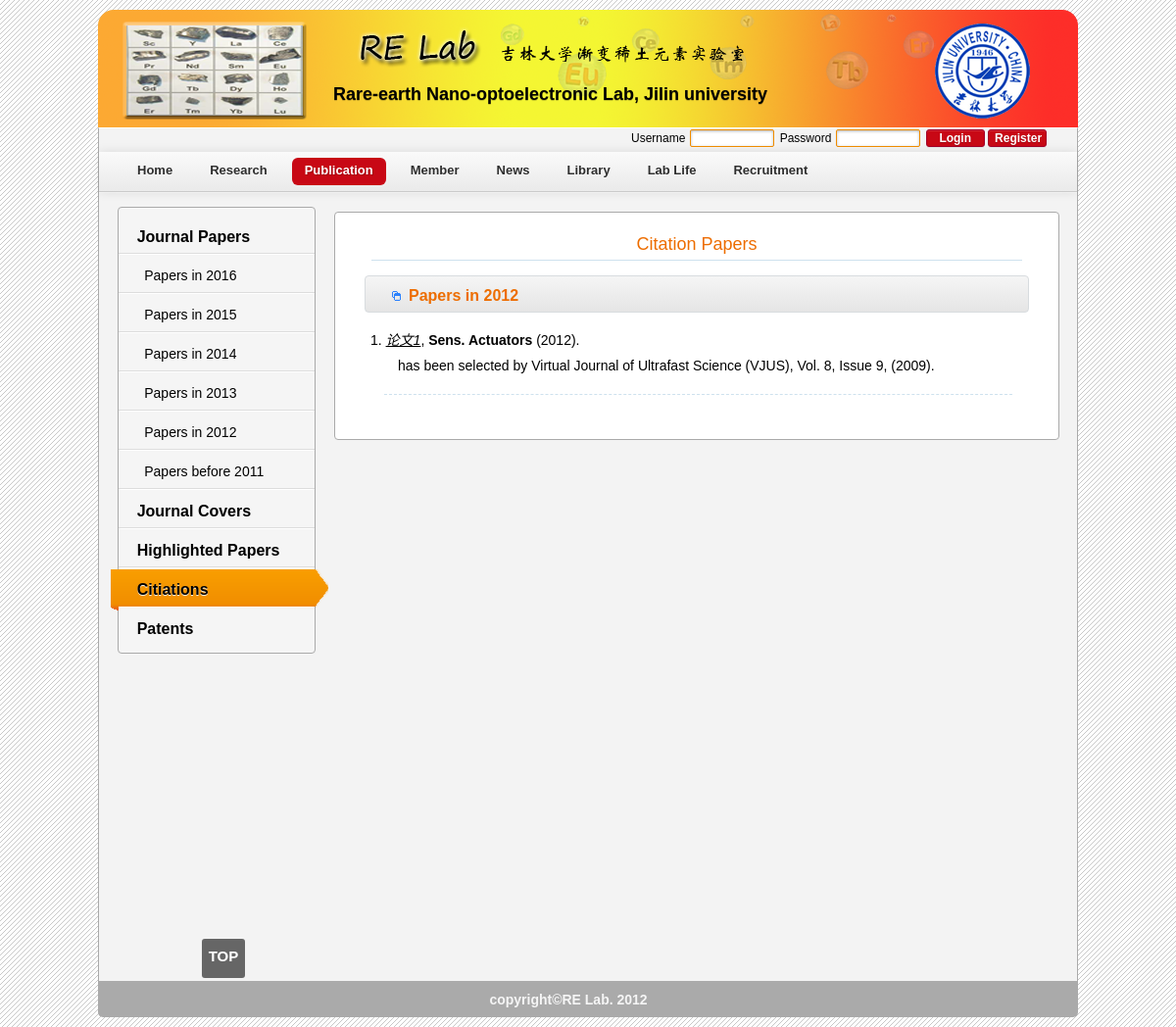
Page /citationPapers.php on the committed database.
### tables this page shows
CREATE TABLE `paper` (
  `p_id` int(11) NOT NULL auto_increment,
  `p_name` varchar(100) NOT NULL default '',
  `p_abstract` text,
  `p_journal` varchar(100) NOT NULL default '',
  `p_journal_no` varchar(100) default NULL,
  `p_date` date NOT NULL default '0000-00-00',
  `p_sci_link` varchar(200) default NULL,
  `p_link` varchar(200) default NULL,
  `p_coverpath` varchar(100) default NULL,
  `p_highlighted` text,
  `p_citation` text,
  `p_iscover` char(1) default '0',
  `p_type` varchar(50) default NULL,
  `p_members` varchar(500) default NULL,
  PRIMARY KEY  (`p_id`)
);

### config/publications.php (called while the page is built, shortened)
<?php
	$per_citation = 20;
?>

### citationPapers.php (the view, shortened to what this page needs)
<!DOCTYPE html PUBLIC "-//W3C//DTD XHTML 1.0 Transitional//EN" "http://www.w3.org/TR/xhtml1/DTD/xhtml1-transitional.dtd">
<html xmlns="http://www.w3.org/1999/xhtml">
<head>
<?php include("./include/media/css.php");?>
<link rel="stylesheet" type="text/css" href="./media/css/publications.css" />
</head>
<body>
<?php require("./config/publications.php");?>
<div id="wrapper">
<?php include("./include/header.php");?>
<div id="content">
	<?php include("./include/login.php");?>
    <?php include("./include/nav.php");?>
    <div id="sidebar">
	    <?php include("./include/sidebar_publications.php");?>
	</div>
	<div id="main">
	    <div id="area">
		    <h3>Citation Papers</h3>
			<?php
				$nextyear=$currentyear + 1;
				$sqlC = "select count(p_id) as count from paper where p_citation is not null ";
				$sql1 = "select * from paper where p_citation is not null order by p_date desc limit 0, $per_citation";
			?>
			<?php
				$result1 = mysql_query($sql1);
				$resultC = mysql_query($sqlC);
				$rowC = mysql_fetch_array($resultC);
				$paperCount = $rowC["count"];
				$num = $paperCount;
				$index = 0;
				$currentDisplayYear = $nextyear;
				while ($row1 = mysql_fetch_array($result1)) {
    				if (substr($row1['p_date'],0,4) < $currentDisplayYear) {
						$currentDisplayYear = substr($row1['p_date'],0,4);
						echo "<h4><em></em>Papers in $currentDisplayYear</h4>";
					}
			?>
			<div class="item">
			    <?php
				    ++$index;
				    echo $num--. ". ";
   					$paperid=$row1['p_id'];
				?>
				    <a class="paper_name" href="paper_detail.php?pid=<?php echo $paperid ?>"><?php echo $row1['p_name'];?></a>,
					<span class="bold"><?php echo $row1['p_journal']; ?></span>
                <?php
				    echo '('.substr($row1['p_date'],0,4).').' ;
				?>
				<div class="rich_text"><?php echo $row1[p_citation]?></div>
			</div>
			<?php
			    }
				$sql = "select count(p_id) as count from paper where p_citation is not null ";
			    $result = mysql_query($sql);
			    if ($row = mysql_fetch_array($result)) {
    			    if ($row["count"] > $per_citation) {
			?>
		        <div id="more" class="more"><a href="javascript:more_citation(<?php echo $index.",".$currentDisplayYear;?>)">more<em></em></a></div>
		    <?php
		            } else {
		    ?>
		    <br/>
            <?php
				    }
			    }
		    ?>
		</div>
	</div>
</div>
<?php include("./include/footer.php");?>
</div>
</body>
</html>

### media/css/common/layout.css (style rules this page uses)
#wrapper { width: 1000px; margin: auto; position:relative; _margin-left: 100px; }
#content { position: relative; min-height: 870px; border-radius: 0 0 0px 0px; zoom: 0; }
#sidebar { _height: 860px; width: 210px; padding: 0 10px 10px 15px; *padding-top: 10px; margin: 15px 0 0 0; z-index:12; }
#main { position: absolute; top: 70px; *top: 66px; min-height: 840px; width: 770px; left: 225px; z-index:1; }
#main #area { margin: 15px 15px 0px; padding: 0px 0 0px; border-radius: 4px; }

### media/css/common/color.css (style rules this page uses)
#content { border:1px #aaa solid; border-top:1px #fff solid; background: #F3F3F3; }
#sidebar { background: #F3F3F3; }
#sidebar .sidebar_nav ul li,#sidebar .sidebar_nav_1 ul li, { border-top: 1px solid #fff; border-bottom: 1px solid #fff; }
#main #area { border: 1px solid #aaa; background: #fff; }

### media/css/common/component.css (style rules this page uses)
#area .item { margin: 4px auto 20px; width: 90%; }
.item { margin: 10px 20px; }
#area h3 { padding: 0 0 4px 20px; letter-spacing: 0px; border-bottom: 1px solid #CEE1EE; text-align: left; margin: 20px auto 5px; font: normal 18px arial,sans-serif; color: #ED6D00; margin: 16px auto 6px; padding: 0 0 0 0px; width: 90%; text-align: center; line-height: 1.8; }
#main h4 { height: 24px; background: -webkit-linear-gradient(top, whiteSmoke, #E5E5E5); background: -moz-linear-gradient(top, whiteSmoke, #E5E5E5) repeat scroll 0 0 transparent; filter: progid:DXImageTransform.Microsoft.gradient(startColorstr='#f5f5f5',endColorstr='#E5E5E5'); border: 1px solid #D8DCDF; padding: 6px 23px; margin: 15px 20px; border-radius: 4px; display: block; color: #ED6D00; }
#main h4 em { margin: 0 5px -2px 0; height: 16px; width: 16px; display: inline-block; background: url(../images/ui-icons_2e83ff_256x240.png) -128px -128px no-repeat; }

### media/css/publications.css (style rules this page uses)
#main h4 em { background: url(./images/ui-icons_2e83ff_256x240.png) -176px -128px no-repeat; }
#area .item { margin: 16px 50px; width: 85%; padding: 0 0 16px 1em; text-indent:-2em; text-align: justify; border-bottom: 1px dashed #CEE1EE; font-size: 14px; }
.item div.rich_text { text-indent:0; }
#area h4 { margin: 15px 30px 0; }
#area .item a { color: #06c; display: inline; text-indent:0; }
#area .item a.paper_name { font-style:italic; color: #000; text-decoration: none; }
#area .item span.bold { font-weight: bold; }
#area .item a.paper_name { font-style:italic; color: #000; text-decoration: underline; }

### rows in the picture
paper: p_date "2012", p_name "论文1", p_journal "Sens. Actuators", p_citation "has been selected by Virtual Journal of Ultrafast Science (VJUS), Vol. 8, Issue 9, (2009)."

### other values in the picture
$years[0] "2016"
$years[1] "2015"
$years[2] "2014"
$years[3] "2013"
$years[4] "2012"
$years[5] "2011"
